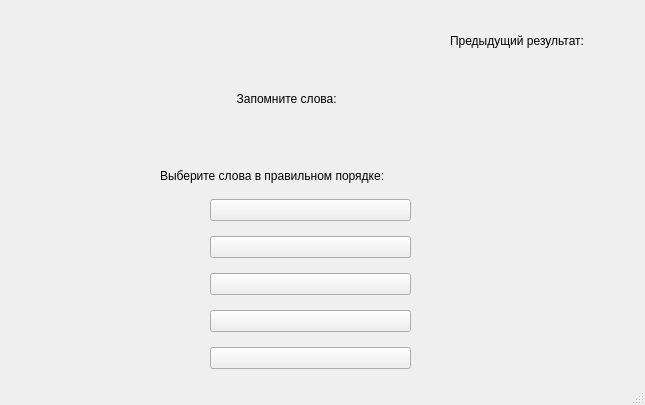
<?xml version="1.0" encoding="UTF-8"?>
<ui version="4.0">
 <class>MainWindow</class>
 <widget class="QMainWindow" name="MainWindow">
  <property name="geometry">
   <rect>
    <x>0</x>
    <y>0</y>
    <width>645</width>
    <height>405</height>
   </rect>
  </property>
  <property name="windowTitle">
   <string>Слова (Продвинутый)</string>
  </property>
  <widget class="QWidget" name="centralwidget">
   <widget class="QLabel" name="label">
    <property name="geometry">
     <rect>
      <x>160</x>
      <y>160</y>
      <width>301</width>
      <height>31</height>
     </rect>
    </property>
    <property name="styleSheet">
     <string notr="true">font: 12pt &quot;MS Shell Dlg 2&quot;;</string>
    </property>
    <property name="text">
     <string>Выберите слова в правильном порядке:</string>
    </property>
   </widget>
   <widget class="QWidget" name="verticalLayoutWidget">
    <property name="geometry">
     <rect>
      <x>210</x>
      <y>190</y>
      <width>201</width>
      <height>191</height>
     </rect>
    </property>
    <layout class="QVBoxLayout" name="verticalLayout">
     <item>
      <widget class="QPushButton" name="pushButton_2">
       <property name="styleSheet">
        <string notr="true">font: 12pt &quot;MS Shell Dlg 2&quot;;</string>
       </property>
       <property name="text">
        <string/>
       </property>
      </widget>
     </item>
     <item>
      <widget class="QPushButton" name="pushButton">
       <property name="styleSheet">
        <string notr="true">font: 12pt &quot;MS Shell Dlg 2&quot;;</string>
       </property>
       <property name="text">
        <string/>
       </property>
      </widget>
     </item>
     <item>
      <widget class="QPushButton" name="pushButton_6">
       <property name="styleSheet">
        <string notr="true">font: 12pt &quot;MS Shell Dlg 2&quot;;</string>
       </property>
       <property name="text">
        <string/>
       </property>
      </widget>
     </item>
     <item>
      <widget class="QPushButton" name="pushButton_4">
       <property name="styleSheet">
        <string notr="true">font: 12pt &quot;MS Shell Dlg 2&quot;;</string>
       </property>
       <property name="text">
        <string/>
       </property>
      </widget>
     </item>
     <item>
      <widget class="QPushButton" name="pushButton_5">
       <property name="styleSheet">
        <string notr="true">font: 12pt &quot;MS Shell Dlg 2&quot;;</string>
       </property>
       <property name="text">
        <string/>
       </property>
      </widget>
     </item>
    </layout>
   </widget>
   <widget class="QLabel" name="label_2">
    <property name="geometry">
     <rect>
      <x>450</x>
      <y>30</y>
      <width>181</width>
      <height>21</height>
     </rect>
    </property>
    <property name="styleSheet">
     <string notr="true">font: 12pt &quot;MS Shell Dlg 2&quot;;</string>
    </property>
    <property name="text">
     <string>Предыдущий результат:</string>
    </property>
   </widget>
   <widget class="QWidget" name="gridLayoutWidget">
    <property name="geometry">
     <rect>
      <x>220</x>
      <y>80</y>
      <width>177</width>
      <height>80</height>
     </rect>
    </property>
    <layout class="QGridLayout" name="gridLayout">
     <item row="3" column="0">
      <widget class="QLabel" name="label_14">
       <property name="styleSheet">
        <string notr="true">font: 75 14pt &quot;MS Shell Dlg 2&quot;;</string>
       </property>
       <property name="text">
        <string/>
       </property>
      </widget>
     </item>
     <item row="2" column="0">
      <widget class="QLabel" name="label_13">
       <property name="styleSheet">
        <string notr="true">font: 12pt &quot;MS Shell Dlg 2&quot;;</string>
       </property>
       <property name="text">
        <string>     Запомните слова:</string>
       </property>
      </widget>
     </item>
    </layout>
   </widget>
   <widget class="QWidget" name="horizontalLayoutWidget">
    <property name="geometry">
     <rect>
      <x>10</x>
      <y>40</y>
      <width>61</width>
      <height>31</height>
     </rect>
    </property>
    <layout class="QHBoxLayout" name="horizontalLayout_5">
     <item>
      <widget class="QLabel" name="score">
       <property name="styleSheet">
        <string notr="true">font: 12pt &quot;MS Shell Dlg 2&quot;;</string>
       </property>
       <property name="text">
        <string/>
       </property>
      </widget>
     </item>
    </layout>
   </widget>
   <widget class="QWidget" name="horizontalLayoutWidget_2">
    <property name="geometry">
     <rect>
      <x>10</x>
      <y>80</y>
      <width>118</width>
      <height>31</height>
     </rect>
    </property>
    <layout class="QHBoxLayout" name="horizontalLayout_6">
     <item>
      <widget class="QLabel" name="attempt">
       <property name="styleSheet">
        <string notr="true">font: 12pt &quot;MS Shell Dlg 2&quot;;</string>
       </property>
       <property name="text">
        <string/>
       </property>
      </widget>
     </item>
    </layout>
   </widget>
   <widget class="QWidget" name="formLayoutWidget">
    <property name="geometry">
     <rect>
      <x>460</x>
      <y>60</y>
      <width>151</width>
      <height>301</height>
     </rect>
    </property>
    <layout class="QFormLayout" name="formLayout">
     <item row="2" column="0">
      <layout class="QHBoxLayout" name="horizontalLayout"/>
     </item>
     <item row="1" column="0">
      <layout class="QHBoxLayout" name="horizontalLayout_2"/>
     </item>
     <item row="0" column="0">
      <layout class="QHBoxLayout" name="horizontalLayout_3"/>
     </item>
    </layout>
   </widget>
  </widget>
  <widget class="QStatusBar" name="statusbar"/>
 </widget>
 <resources/>
 <connections/>
</ui>
